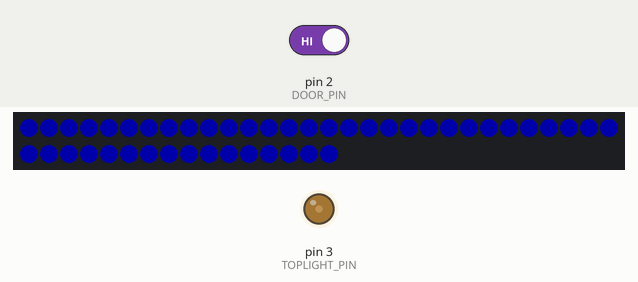
The sketch below on a simulated Arduino Uno, built with avr-gcc and run on an emulated ATmega328P. On the bench: 46 RGB LEDs in strip order, left to right, continuing on the next row, output pins drawn as LEDs (lit = HIGH). The test bench sets the inputs (shaded band); at power-on: pin 2 (DOOR_PIN) HIGH. Dim RGB values are drawn brighter than linear.

Above: at 1.2 s.
1.3 s: pin 2 (DOOR_PIN) driven LOW
At 1.8 s:
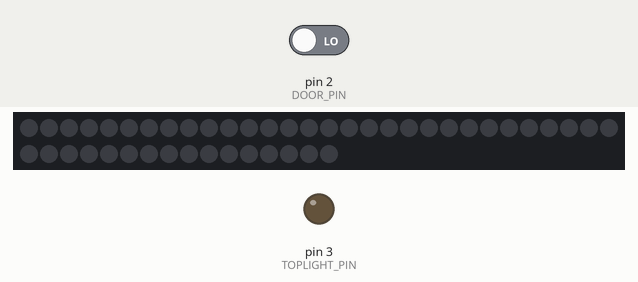
2.8 s: pin 2 (DOOR_PIN) driven HIGH
At 5.17 s:
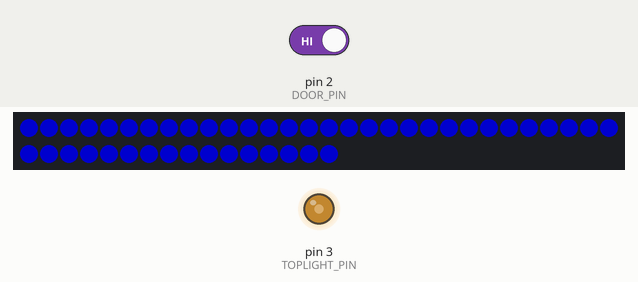
At 9.2 s:
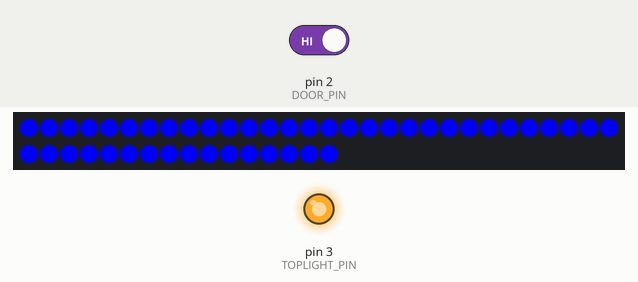
Timing chart, 0 to 10.7 s (numbered marks = the images above; inputs shaded):
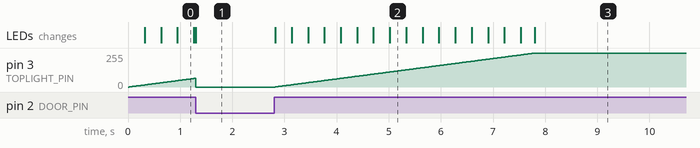

The sketch:

cabinet.ino
```cpp
#include <Adafruit_NeoPixel.h>
#include <avr/power.h>

#define DOOR_PIN 2
#define TOPLIGHT_PIN 3
#define STRIP_PIN 4
#define NUM_PIXELS 46

#define FADE_TIME 5000    // 5 seconds
#define TIMEOUT 120000   // 2 minutes

// Strip color
#define STRIP_RED 0
#define STRIP_GREEN 0
#define STRIP_BLUE 255

unsigned long start;

Adafruit_NeoPixel strip = Adafruit_NeoPixel(NUM_PIXELS, STRIP_PIN, NEO_GRB + NEO_KHZ800);

void setupPins() {
  pinMode(DOOR_PIN, INPUT);
}

void reset() {
  allOff();
  start = 0;
}

void setup() {
  setupPins();
  strip.begin();
  reset();
}

void loop() {
   if (doorClosed()) {
    reset();
    return;
   }

   if (start == 0) {
    start = millis();
   }

   if (isFading()) {
    float fade = fadeValue();
    allFade(fade);
    return;
   }

   if (isTimeout()) {
    allOff();
    return;
   }

   allFull();
}

bool doorClosed() {
  return digitalRead(DOOR_PIN) == LOW;
}

bool isFading() {
  return (start + FADE_TIME) >= millis();
}

bool isTimeout() {
  return (start + TIMEOUT) <= millis();
}

float fadeValue() {
  return ((float) (millis() - start)) / (float) FADE_TIME;
}

void topLightFade(float fadeValue) {
  byte val = (byte) (255 * fadeValue)                                                                                                                                                                                                                                                                                                                                                                                                                                                                                                                                                                                                                                                                                                                                                                                                                                                                                                                                   ;
  analogWrite(TOPLIGHT_PIN, val);
}

void topLightFull() {
  analogWrite(TOPLIGHT_PIN, 255);
}

void topLightOff() {
  analogWrite(TOPLIGHT_PIN, 0);
}

void stripFade(float fadeValue) {
  byte red = (byte) (STRIP_RED * fadeValue);
  byte green = (byte) (STRIP_GREEN * fadeValue);
  byte blue = (byte) (STRIP_BLUE * fadeValue);
  uint32_t color = strip.Color(red, green, blue);
  strip.fill(color, 0, NUM_PIXELS);
  strip.show();
}

void stripOff() {
  strip.clear();
  strip.show();
}

void stripFull() {
  uint32_t color = strip.Color(STRIP_RED, STRIP_GREEN, STRIP_BLUE);
  strip.fill(color, 0, NUM_PIXELS);
  strip.show();
}

void allFade(float fadeValue) {
  topLightFade(fadeValue);
  stripFade(fadeValue);
}

void allOff() {
  topLightOff();
  stripOff();
}

void allFull() {
  topLightFull();
  stripFull();
}
```

Measured:
- after the input at 1.3 s, the LEDs: change at once (image 1)
- after the input at 2.8 s, pin 3 (TOPLIGHT_PIN): moves from 0/255 to 255/255 over 5.0 s, starting at once; the LEDs: first change at once (image 2 shows a later state)
